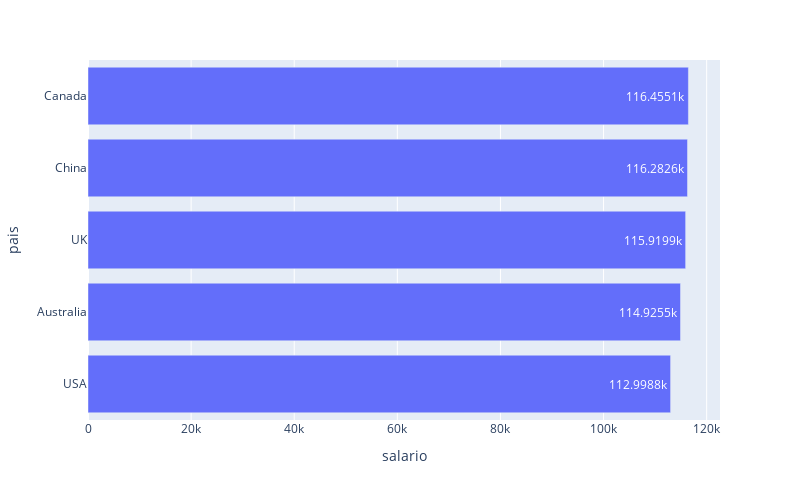

The notebook cell this image was saved under:
### Markdown cell above
### Indicador 1: Quais países concentram os maiores salários?
1. Para atender o seguinte indicador foi utilizada a consulta sql armazenada na variável `query`. Na qual, retorna a média dos salários agrupada por país de forma decrescente.
2. A instrução `sql` executa a consulta em cima do dataset armazenado na variável `tbl` e armazena na variável `result`.
3. A função `_px.bar` faz a construção de uma figura de um gráfico de barra horizontal com base nos parâmetros fornecidos. Onde o eixo x é a média dos salários e o eixo y é a descrição país.
4. A chamada `fig.show()` faz a figura aparecer na tela.

### Code cell
query = """
    SELECT pais, AVG(salario) salario
    FROM  dataset 
    GROUP BY pais
    ORDER BY salario ASC
"""

result = sql(query, env={'dataset': tbl})
fig = _px.bar(
    result, 
    x='salario', 
    y='pais',
    text_auto=True, # apresenta rótolos nas colunas do gráficos
    height=500,     # altura da imagem
    width=800       # largura da imagem
)
fig.show()

### Figure 1 — Plotly figure (JSON) as saved in the notebook; plotly's stock layout.template omitted (floating-point values rounded to 4 significant figures)
{"data": [{"alignmentgroup": "True", "hovertemplate": "salario=%{x}<br>pais=%{y}<extra></extra>", "legendgroup": "", "marker": {"color": "#636efa", "pattern": {"shape": ""}}, "name": "", "offsetgroup": "", "orientation": "h", "showlegend": false, "textposition": "auto", "texttemplate": "%{x}", "type": "bar", "x": [113000.0, 114900.0, 115900.0, 116300.0, 116500.0], "xaxis": "x", "y": ["USA", "Australia", "UK", "China", "Canada"], "yaxis": "y"}], "layout": {"barmode": "relative", "height": 500, "legend": {"tracegroupgap": 0}, "margin": {"t": 60}, "width": 800, "xaxis": {"anchor": "y", "domain": [0, 1], "title": {"text": "salario"}}, "yaxis": {"anchor": "x", "domain": [0, 1], "title": {"text": "pais"}}}}
